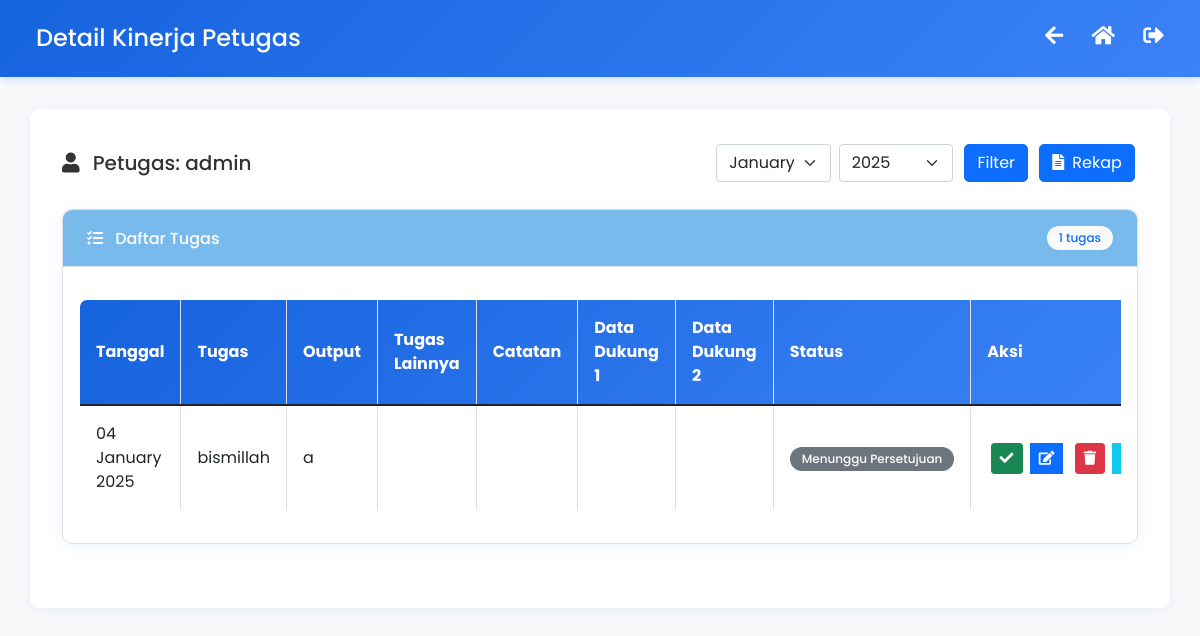
Screenshot of /tata_usaha_detail1.php?petugas=admin (signed in) with the database file from the repository.
### tables this page shows
CREATE TABLE `tata_usaha` (
  `id` int(11) NOT NULL,
  `tanggal` date NOT NULL,
  `petugas` varchar(100) NOT NULL,
  `melaksanakan_tugas` text NOT NULL,
  `output` text NOT NULL,
  `tugas_lainnya` text DEFAULT NULL,
  `catatan` text DEFAULT NULL,
  `data_dukung_1` varchar(255) DEFAULT NULL,
  `data_dukung_2` varchar(255) DEFAULT NULL,
  `approved_at` timestamp NULL DEFAULT NULL,
  `approved_by` int(11) DEFAULT NULL,
  `created_at` timestamp NOT NULL DEFAULT current_timestamp(),
  `created_by` int(11) NOT NULL,
  `status` set('belum selesai','sudahselesai','konsep','Menunggu Revisi','Sudah Direvisi','Menunggu Persetujuan') DEFAULT NULL,
  `status_user` varchar(50) DEFAULT NULL,
  `status_approval` enum('belum selesai','sudahselesai','konsep','Menunggu Revisi','Sudah Direvisi','Menunggu Persetujuan') DEFAULT 'belum selesai',
  `updated_at` timestamp NULL DEFAULT NULL ON UPDATE current_timestamp(),
  `user_id` int(11) NOT NULL,
  `catatan_revisi` text DEFAULT NULL
);

### tata_usaha_detail1.php (the view, shortened to what this page needs)
<?php
$servername = "localhost";
$username = "root";
$password = "";
$dbname = "logbook1";
$conn = new mysqli($servername, $username, $password, $dbname);
$userRole = $_SESSION['role'];
$petugas = isset($_GET['petugas']) ? $_GET['petugas'] : '';
$sql_user = "SELECT role FROM users WHERE username = ?";
$stmt_user = $conn->prepare($sql_user);
$stmt_user->bind_param("s", $petugas);
$stmt_user->execute();
$result_user = $stmt_user->get_result();
$current_user_role = '';
if ($result_user && $row_user = $result_user->fetch_assoc()) {
    $current_user_role = $row_user['role'];
}
$currentMonth = date('m');
$currentYear = date('Y');
$selectedMonth = isset($_GET['month']) ? $_GET['month'] : $currentMonth;
$selectedYear = isset($_GET['year']) ? $_GET['year'] : $currentYear;
$sql = "SELECT t.*,
        u.username as approved_by_name,
        u2.role as petugas_role,
        DATE_FORMAT(t.tanggal, '%d %M %Y') as formatted_date,
        DATE_FORMAT(t.approved_at, '%d %M %Y %H:%i') as approved_date,
        r.catatan as revision_note,
        r.status as revision_status
        FROM tata_usaha t
        LEFT JOIN users u ON t.approved_by = u.id
        LEFT JOIN users u2 ON t.petugas = u2.username
        LEFT JOIN revisions r ON t.id = r.task_id
        WHERE t.petugas = ?
        AND MONTH(t.tanggal) = ?
        AND YEAR(t.tanggal) = ?
        ORDER BY t.tanggal DESC";
$stmt = $conn->prepare($sql);
$stmt->bind_param("sss", $petugas, $selectedMonth, $selectedYear);
$stmt->execute();
$result = $stmt->get_result();
$allData = [];
$belumDisetujui = [];
$sudahDisetujui = [];
while ($row = $result->fetch_assoc()) {
    $row['data_dukung_1'] = basename($row['data_dukung_1']);
    $row['data_dukung_2'] = basename($row['data_dukung_2']);
    if ($current_user_role == 'admin') {
        $allData[] = $row;
    } else {
        if ($row['status'] == 'disetujui' || !empty($row['approved_by']) || !empty($row['approved_at'])) {
            $sudahDisetujui[] = $row;
        } else {
            $belumDisetujui[] = $row;
        }
    }
}
?>
<!DOCTYPE html>
<html lang="id">
<head>
    <link href="https://cdnjs.cloudflare.com/ajax/libs/font-awesome/5.15.3/css/all.min.css" rel="stylesheet"/>
    <link href="https://cdn.jsdelivr.net/npm/bootstrap@5.1.3/dist/css/bootstrap.min.css" rel="stylesheet">
</head>
<body>
    <div class="header">
        <div class="container-fluid">
            <div class="row align-items-center">
                <div class="col">
                    <h4 class="mb-0">Detail Kinerja Petugas</h4>
                </div>
                <div class="col-auto">
                    <div class="nav-icons">
                        <i class="fas fa-arrow-left" onclick="window.location.href='tata_usaha.php'" data-bs-toggle="tooltip" title="Kembali"></i>
                        <i class="fas fa-home" onclick="window.location.href='tata_usaha.php'" data-bs-toggle="tooltip" title="index"></i>
                        <i class="fas fa-sign-out-alt" onclick="window.location.href='logout.php'" data-bs-toggle="tooltip" title="Logout"></i>
                    </div>
                </div>
            </div>
        </div>
    </div>
    <div class="container">
        <div class="d-flex justify-content-between align-items-center mb-4">
            <h5 class="mb-0">
                <i class="fas fa-user me-2"></i>
                Petugas: <?= htmlspecialchars($petugas) ?>
            </h5>
            <div class="d-flex align-items-center">
                <form method="get" class="d-flex align-items-center">
                    <select name="month" class="form-select me-2">
                        <?php for($m = 1; $m <= 12; $m++): ?>
                            <option value="<?= sprintf("%02d", $m) ?>" <?= $selectedMonth == sprintf("%02d", $m) ? 'selected' : '' ?>>
                                <?= date('F', mktime(0, 0, 0, $m, 1)) ?>
                            </option>
                        <?php endfor; ?>
                    </select>
                    <select name="year" class="form-select me-2">
                        <?php
                        $startYear = 2020;
                        $endYear = date('Y');
                        for($y = $endYear; $y >= $startYear; $y--):
                        ?>
                            <option value="<?= $y ?>" <?= $selectedYear == $y ? 'selected' : '' ?>>
                                <?= $y ?>
                            </option>
                        <?php endfor; ?>
                    </select>
                    <button type="submit" class="btn btn-primary me-2">Filter</button>
                </form>
                <a href="donload_rekap.php?petugas=<?= urlencode($petugas) ?>&month=<?= $selectedMonth ?>&year=<?= $selectedYear ?>"
                   class="btn btn-primary">
                    <i class="fas fa-file-alt me-2"></i>Rekap
                </a>
            </div>
        </div>
        <?php if ($current_user_role == 'admin'): ?>
            <div class="card">
                <div class="card-header" style="background: #79BAEC; color: white;">
                    <div class="d-flex justify-content-between align-items-center">
                        <h6 class="mb-0">
                            <i class="fas fa-tasks me-2"></i>
                            Daftar Tugas
                        </h6>
                        <span class="badge bg-light text-primary"><?= count($allData) ?> tugas</span>
                    </div>
                </div>
                <div class="card-body">
                    <div class="table-responsive">
                        <table class="table table-hover">
                            <thead>
                                <tr>
                                    <th>Tanggal</th>
                                    <th>Tugas</th>
                                    <th>Output</th>
                                    <th>Tugas Lainnya</th>
                                    <th>Catatan</th>
                                    <th>Data Dukung 1</th>
                                    <th>Data Dukung 2</th>
                                    <th>Status</th>
                                    <th>Aksi</th>
                                </tr>
                            </thead>
                            <tbody>
                                <?php foreach ($allData as $row): ?>
                                    <tr>
                                        <td><?= htmlspecialchars($row['formatted_date']) ?></td>
                                        <td><?= htmlspecialchars($row['melaksanakan_tugas']) ?></td>
                                        <td><?= htmlspecialchars($row['output']) ?></td>
                                        <td><?= htmlspecialchars($row['tugas_lainnya']) ?></td>
                                        <td><?= htmlspecialchars($row['catatan']) ?></td>
                                        <td>
                                        </td>
                                        <td>
                                        </td>
                                        <td>
                                            <?php
                                            $status = '';
                                            if ($row['petugas_role'] === 'user') {
                                                $revisionQuery = "SELECT status FROM revisions WHERE task_id = ?";
                                                $stmtRevision = $conn->prepare($revisionQuery);
                                                $stmtRevision->bind_param("i", $row['id']);
                                                $stmtRevision->execute();
                                                $revisionResult = $stmtRevision->get_result();
                                                if ($revisionResult->num_rows > 0) {
                                                    $status = $revisionResult->fetch_assoc()['status'];
                                                } else {
                                                    $status = $row['status_user'];
                                                }
                                            } else {
                                                $status = $row['status'];
                                            }
                                            switch($status) {
                                                default:
                                                    $badgeClass = 'bg-secondary text-white';
                                                    $statusText = 'Menunggu Persetujuan';
                                            }
                                            ?>
                                            <span class="badge <?= $badgeClass ?>">
                                                <?= htmlspecialchars($statusText) ?>
                                            </span>
                                        </td>
                                        <td>
                                            <div class="btn-group btn-group-sm" role="group">
                                                <?php if ($_SESSION['user_id'] == $row['user_id'] || $userRole == 'admin'): ?>
                                                    <?php if ($userRole == 'admin'): ?>
                                                        <form id="approveForm<?= $row['id'] ?>" method="post" class="d-inline">
                                                            <button type="button"
                                                                    onclick="confirmApprove(<?= $row['id'] ?>, '<?= htmlspecialchars($row['melaksanakan_tugas']) ?>')"
                                                                    class="btn btn-success"
                                                                    data-bs-toggle="tooltip"
                                                                    title="Setujui">
                                                                <i class="fas fa-check"></i>
                                                            </button>
                                                        </form>
                                                    <?php endif; ?>
                                                    <?php if ($userRole == 'user' || $userRole == 'admin'): ?>
                                                        <a href="edit_disetujui1.php?id=<?= $row['id'] ?>"
                                                           class="btn btn-primary"
                                                           data-bs-toggle="tooltip"
                                                           title="Edit">
                                                            <i class="fas fa-edit"></i>
                                                        </a>
                                                        <form method="post" class="d-inline">
                                                            <button type="button"
                                                                    onclick="confirmDelete(<?= $row['id'] ?>)"
                                                                    class="btn btn-danger"
                                                                    data-bs-toggle="tooltip"
                                                                    title="Hapus">
                                                                <i class="fas fa-trash"></i>
                                                            </button>
                                                        </form>
                                                    <?php endif; ?>
                                                    <?php if ($userRole == 'admin'): ?>
                                                        <button type="button"
                                                                class="btn btn-info"
                                                                onclick="showRevisionModal(<?= $row['id'] ?>, '<?= htmlspecialchars($row['revision_note'] ?? '') ?>', 'Menunggu Revisi')"
                                                                data-bs-toggle="tooltip"
                                                                title="Revisi">
                                                        </button>
                                                    <?php endif; ?>
                                                <?php endif; ?>
                                            </div>
                                        </td>
                                    </tr>
                                <?php endforeach; ?>
                            </tbody>
                        </table>
                    </div>
                </div>
            </div>
        <?php endif; ?>
    </div>
</body>
</html>

### tata_usaha_detail1.php (style rules this page uses)
body { font-family: 'Poppins', sans-serif; background-color: #f8f9fa; color: #333; }
.header { background: linear-gradient(135deg, #1663DE, #3B82F6); color: white; padding: 1.5rem; margin-bottom: 2rem; box-shadow: 0 2px 10px rgba(22, 99, 222, 0.2); }
.container { background: white; border-radius: 10px; padding: 2rem; margin-bottom: 2rem; box-shadow: 0 2px 15px rgba(22, 99, 222, 0.08); }
.table { background: white; margin-top: 1rem; border-radius: 8px; overflow: hidden; border: 1px solid #dee2e6; }
.table thead { background: linear-gradient(135deg, #1663DE, #3B82F6); color: white; }
.table th, .table td { border: 1px solid #dee2e6; }
.btn { margin: 0.2rem; border-radius: 5px; }
.badge { padding: 0.5em 1em; border-radius: 20px; font-weight: 500; }
.nav-icons i { font-size: 1.3rem; margin-left: 1.5rem; cursor: pointer; color: white; }
.card { margin-bottom: 2rem; border: 1px solid #dee2e6; border-radius: 10px; box-shadow: 0 2px 15px rgba(22, 99, 222, 0.08); overflow: hidden; }
.card-header { padding: 1rem 1.5rem; font-weight: 600; border-bottom: 1px solid #dee2e6; }
.table td, .table th { vertical-align: middle; padding: 1rem; }
.btn-group { display: flex; gap: 5px; flex-wrap: nowrap; }
.btn-group .btn { padding: 0.25rem 0.5rem; font-size: 0.875rem; line-height: 1.5; border-radius: 0.2rem; white-space: nowrap; }

### rows the page displays
tata_usaha: formatted_date "04 January 2025", melaksanakan_tugas "bismillah", output "a", status "Menunggu Persetujuan"

### other values shown
$petugas "admin"
count($allData) "1"
form field month "January"
form field year "2025"
